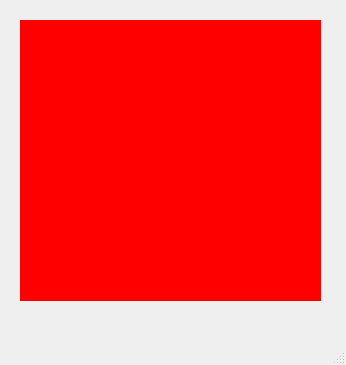
<?xml version="1.0" encoding="UTF-8"?>
<ui version="4.0">
 <class>MainWindow</class>
 <widget class="QMainWindow" name="MainWindow">
  <property name="geometry">
   <rect>
    <x>0</x>
    <y>0</y>
    <width>346</width>
    <height>365</height>
   </rect>
  </property>
  <property name="windowTitle">
   <string>MainWindow</string>
  </property>
  <widget class="QWidget" name="centralwidget">
   <widget class="QLabel" name="pic">
    <property name="geometry">
     <rect>
      <x>20</x>
      <y>20</y>
      <width>301</width>
      <height>281</height>
     </rect>
    </property>
    <property name="styleSheet">
     <string notr="true">background-color: rgb(255, 0, 0);</string>
    </property>
    <property name="frameShadow">
     <enum>QFrame::Plain</enum>
    </property>
    <property name="text">
     <string/>
    </property>
    <property name="alignment">
     <set>Qt::AlignCenter</set>
    </property>
   </widget>
  </widget>
  <widget class="QMenuBar" name="menubar">
   <property name="geometry">
    <rect>
     <x>0</x>
     <y>0</y>
     <width>346</width>
     <height>21</height>
    </rect>
   </property>
  </widget>
  <widget class="QStatusBar" name="statusbar"/>
 </widget>
 <resources/>
 <connections/>
</ui>
